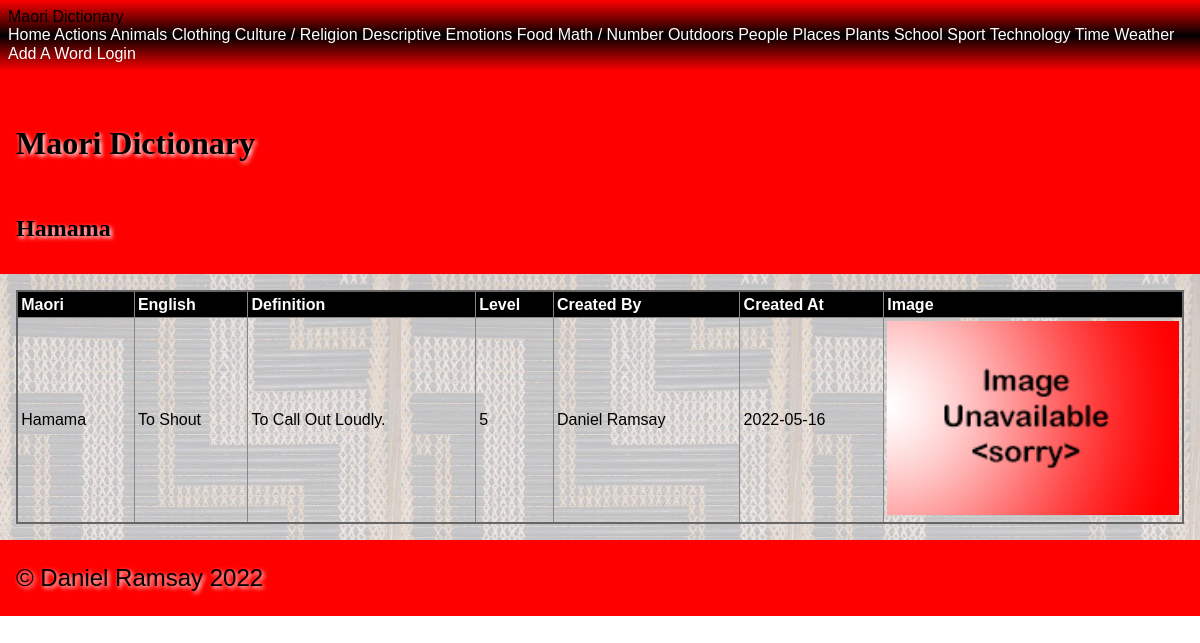
The app's page /category/actions/hamama with its own data.
### tables this page shows
CREATE TABLE "maori_words"
(
    id             integer      not null
        primary key autoincrement,
    english_name   varchar(60)  not null,
    created_by     integer      not null
        references people
            on update restrict on delete restrict,
    created_at     datetime     not null,
    maori_name     varchar(60)  not null,
    category       varchar(60)  not null,
    level          integer      not null,
    definition     varchar(200) not null,
    image_filename varchar(60)
);

CREATE TABLE "people"
(
    id         integer      not null
        primary key autoincrement,
    first_name varchar(60)  not null,
    last_name  varchar(60)  not null,
    type       varchar(15)  not null,
    email      varchar(120) not null,
    password   varchar(120) not null
);

### app.py (the view, shortened to what this page needs)
@app.route('/category/<category_name>/<maori_word>', methods=['GET', 'POST'])
def site_word(category_name, maori_word):
    category_name = category_name.replace("|", "/")
    query = "SELECT maori_name, english_name, definition, level, created_at, image_filename, maori_words.id, \
            people.first_name, people.last_name \
            FROM maori_words JOIN people ON maori_words.created_by = people.id \
            WHERE lower(maori_name) = ? and lower(category) = ?"
    con = create_connection(DATABASE)
    cur = con.cursor()
    cur.execute(query, (maori_word.lower(), category_name.lower()))
    maori_names = cur.fetchall()
    con.close()
    if request.method == 'POST' and request.form.get('submit') == "Delete Word":
        return redirect(f"/confirm_delete_word/{category_name.replace('/', '|')}/{maori_names[0][6]}")
    return render_template("word.html", logged_in=is_logged_in(), categories=get_categories(),
                           category_name=category_name, maori_names=maori_names, is_a_teacher=is_a_teacher(),
                           maori_word=maori_word)

### app.py (called while the page is built)
def create_connection(db_file):
    try:
        connection = sqlite3.connect(db_file)
        return connection
    except Error as e:
        print(e)
    return None

def is_logged_in():
    if session.get("email") is None:
        print("not logged in")
        return False
    else:
        print("logged in")
        return True

def is_a_teacher():
    if session.get("type") == 'teacher':
        print("is teacher")
        return True
    else:
        print("is not teacher")
        return False

def get_categories():
    query = 'SELECT distinct lower(category) FROM maori_words'
    con = create_connection(DATABASE)
    cur = con.cursor()
    cur.execute(query)
    category_list = cur.fetchall()
    con.close()
    return category_list

### templates/word.html (shortened to what this page needs)
{% extends 'base.html' %}
{% block pageheading %}
{{ maori_word.title() }}
{% endblock %}
{% block main %}
<table>
    <tr>
        <th>Maori</th>
        <th>English</th>
        <th>Definition</th>
        <th>Level</th>
        <th>Created By</th>
        <th>Created At</th>
        <th>Image</th>
    </tr>
    <tr>
        <td>{{ maori_names[0][0].title() }}</td>
        <td>{{ maori_names[0][1].title() }}</td>
        <td>{{ maori_names[0][2].title() }}</td>
        <td>{{ maori_names[0][3] }}</td>
        <td>{{ maori_names[0][7].title() }} {{ maori_names[0][8].title() }} </td>
        <td>{{ maori_names[0][4] }}</td>
        {% if maori_names[0][5] %}
            <td><img src='/static/images/{{ maori_names[0][5] }}'></td>
        {% else %}
            <td><img src='/static/images/noimage.png'></td>
        {% endif %}
    </tr>
</table>
{% endblock %}

### static/style.css (style rules this page uses)
* { font-family: Comfortaa, sans-serif; margin: 0; padding: 0; box-sizing: border-box; }
img { width: 100%; }
table { width: 100%; border: 2px solid #666; border-collapse: collapse; }
th, td { border: 1px solid #888; padding: 0.2rem; text-align: left; }
th { background-color: #000; color: #fff; }

### records on screen
maori_words: title "Hamama", maori_name "Hamama", english_name "To Shout", definition "To Call Out Loudly.", level "5", created_at "2022-05-16"
people: first_name "Daniel", last_name "Ramsay"

### other values on screen
{{ category[0].title() }} "Actions" "Animals" "Clothing" "Culture / Religion" "Descriptive" "Emotions" "Food" "Math / Number" "Outdoors" "People" "Places" "Plants" "School" "Sport" "Technology" "Time" "Weather"
